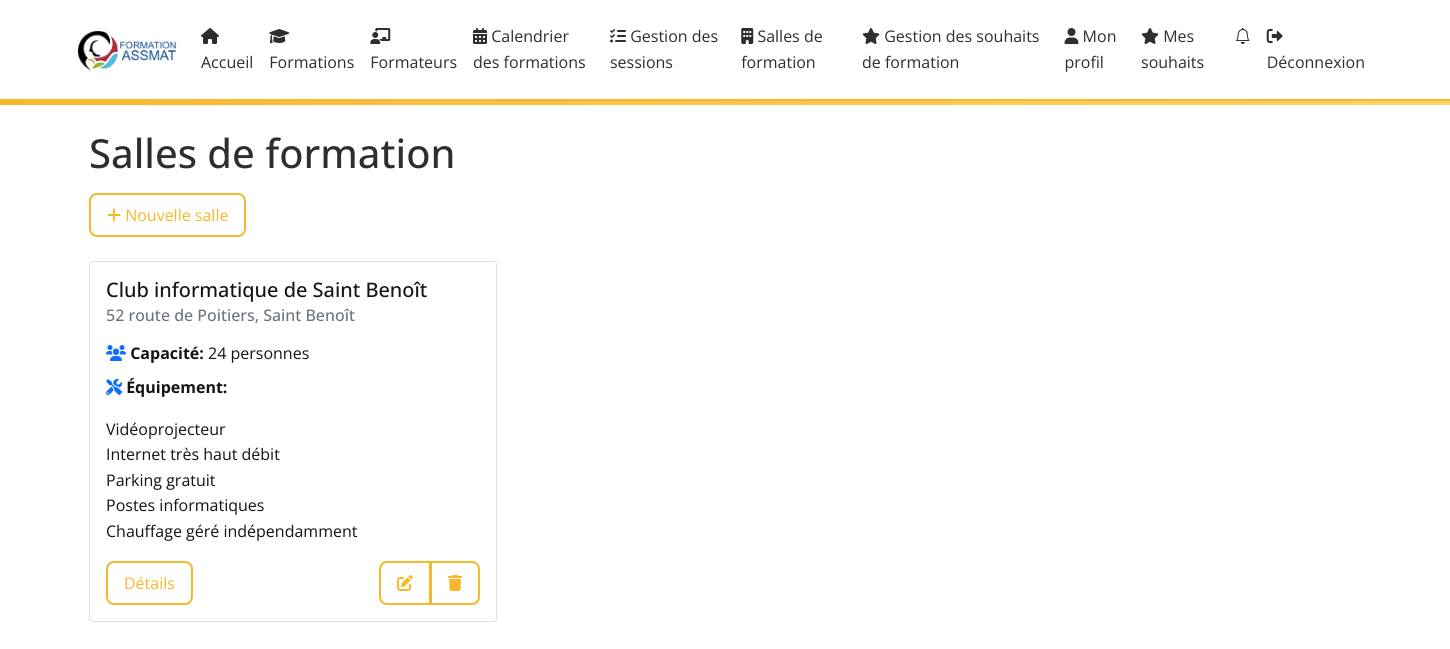
Screenshot of /training-rooms/ (signed in) with the database file from the repository.
### core/models.py (models this page shows, shortened)
class TrainingRoom(models.Model):
    name = models.CharField(max_length=255, verbose_name="Nom")
    address = models.CharField(max_length=255, verbose_name="Adresse")
    capacity = models.IntegerField(validators=[MinValueValidator(1)], verbose_name="Capacité")
    equipment = models.TextField(blank=True, verbose_name="Équipement")
    latitude = models.FloatField(null=True, blank=True)
    longitude = models.FloatField(null=True, blank=True)
    created_at = models.DateTimeField(auto_now_add=True, verbose_name="Date de création")
    updated_at = models.DateTimeField(auto_now=True, verbose_name="Date de mise à jour")

### core/views.py (the view)
# urls.py: path('training-rooms/', views.training_room_list, name='training_room_list'),
@staff_member_required
def training_room_list(request):
    rooms = TrainingRoom.objects.all()
    return render(request, 'core/training_room_list.html', {'rooms': rooms})

### core/context_processors.py (called while the page is built)
def unread_notifications(request):
    if request.user.is_authenticated:
        return {
            'unread_notifications_count': request.user.notifications.filter(is_read=False).count()
        }
    return {}

### core/templates/core/training_room_list.html (shortened to what this page needs)
{% extends 'core/base.html' %}
{% block content %}
<div class="container">
    <div class="row mb-4">
        <div class="col">
            <h1>Salles de formation</h1>
            {% if user.is_staff %}
                <a href="{% url 'core:training_room_create' %}" class="btn btn-primary">
                    <i class="fas fa-plus"></i> Nouvelle salle
                </a>
            {% endif %}
        </div>
    </div>
    {% if rooms %}
        <div class="row">
            {% for room in rooms %}
                <div class="col-md-6 col-lg-4 mb-4">
                    <div class="card h-100">
                        <div class="card-body">
                            <h5 class="card-title">{{ room.name }}</h5>
                            <h6 class="card-subtitle mb-2 text-muted">{{ room.address }}</h6>
                            <ul class="list-unstyled mt-3">
                                <li class="mb-2">
                                    <i class="fas fa-users text-primary"></i>
                                    <strong>Capacité:</strong> {{ room.capacity }} personnes
                                </li>
                                {% if room.equipment %}
                                    <li class="mb-2">
                                        <i class="fas fa-tools text-primary"></i>
                                        <strong>Équipement:</strong>
                                        <p class="mt-1">{{ room.equipment|linebreaks }}</p>
                                    </li>
                                {% endif %}
                            </ul>
                            <div class="d-flex justify-content-between align-items-center mt-3">
                                <a href="{% url 'core:training_room_detail' pk=room.pk %}" class="btn btn-outline-primary">
                                    Détails
                                </a>
                                {% if user.is_staff %}
                                    <div class="btn-group">
                                        <a href="{% url 'core:training_room_edit' pk=room.pk %}" class="btn btn-outline-secondary">
                                            <i class="fas fa-edit"></i>
                                        </a>
                                        <a href="{% url 'core:training_room_delete' pk=room.pk %}" class="btn btn-outline-danger">
                                            <i class="fas fa-trash"></i>
                                        </a>
                                    </div>
                                {% endif %}
                            </div>
                        </div>
                    </div>
                </div>
            {% endfor %}
        </div>
    {% else %}
        <div class="alert alert-info">
            Aucune salle n'est disponible pour le moment.
        </div>
    {% endif %}
</div>
{% endblock %}

### core/static/core/css/custom.css (style rules this page uses)
:root { --primary-color: #F9B72A; --secondary-color: #2E2E2E; --background-color: #ffffff; --text-color: #141414; --hover-color: #fccc64; --border-radius: 8px; }
body { background-color: var(--background-color); color: var(--text-color); font-family: 'Open Sans', sans-serif; line-height: 1.6; }
.auth-buttons .nav-link, .btn { border-radius: var(--border-radius); border: 2px solid var(--primary-color); color: var(--primary-color); background: transparent; padding: 0.5rem 1rem; transition: background 0.3s, color 0.3s; }
h1, h2, h3 { color: var(--secondary-color); margin-bottom: 1rem; }
a { color: var(--primary-color); text-decoration: none; }

### rows the page displays
TrainingRoom: name "Club informatique de Saint Benoît", address "52 route de Poitiers, Saint Benoît", capacity "24", equipment "Vidéoprojecteur Internet très haut débit Parking gratuit Postes informatiques Chauffage géré indépendamment"
